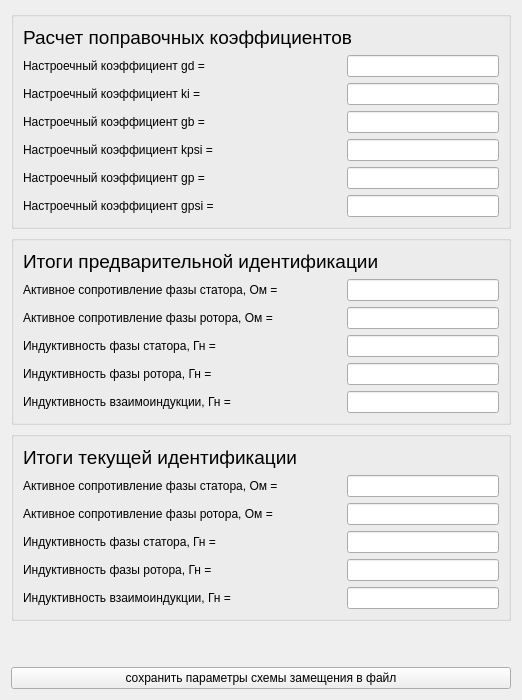
      <widget class="QWidget" name="page_3">
       <layout class="QVBoxLayout" name="verticalLayout">
        <item>
         <widget class="QGroupBox" name="groupBox">
          <property name="sizePolicy">
           <sizepolicy hsizetype="Preferred" vsizetype="Fixed">
            <horstretch>0</horstretch>
            <verstretch>0</verstretch>
           </sizepolicy>
          </property>
          <property name="minimumSize">
           <size>
            <width>0</width>
            <height>0</height>
           </size>
          </property>
          <property name="title">
           <string/>
          </property>
          <layout class="QGridLayout" name="gridLayout_5">
           <item row="4" column="0">
            <widget class="QLabel" name="label_19">
             <property name="text">
              <string>Настроечный коэффициент kpsi =</string>
             </property>
            </widget>
           </item>
           <item row="5" column="0">
            <widget class="QLabel" name="label_17">
             <property name="text">
              <string>Настроечный коэффициент gp =</string>
             </property>
            </widget>
           </item>
           <item row="1" column="1">
            <widget class="QLineEdit" name="lineEdit_13">
             <property name="enabled">
              <bool>true</bool>
             </property>
             <property name="sizePolicy">
              <sizepolicy hsizetype="Fixed" vsizetype="Fixed">
               <horstretch>0</horstretch>
               <verstretch>0</verstretch>
              </sizepolicy>
             </property>
             <property name="minimumSize">
              <size>
               <width>152</width>
               <height>0</height>
              </size>
             </property>
             <property name="maximumSize">
              <size>
               <width>16777215</width>
               <height>16777215</height>
              </size>
             </property>
            </widget>
           </item>
           <item row="0" column="0" colspan="2">
            <widget class="QLabel" name="label_3">
             <property name="sizePolicy">
              <sizepolicy hsizetype="Preferred" vsizetype="Fixed">
               <horstretch>0</horstretch>
               <verstretch>0</verstretch>
              </sizepolicy>
             </property>
             <property name="text">
              <string>&lt;html&gt;&lt;head/&gt;&lt;body&gt;&lt;p&gt;&lt;span style=&quot; font-size:14pt;&quot;&gt;Расчет поправочных коэффициентов&lt;/span&gt;&lt;/p&gt;&lt;/body&gt;&lt;/html&gt;</string>
             </property>
            </widget>
           </item>
           <item row="3" column="1">
            <widget class="QLineEdit" name="lineEdit_14">
             <property name="sizePolicy">
              <sizepolicy hsizetype="Fixed" vsizetype="Fixed">
               <horstretch>0</horstretch>
               <verstretch>0</verstretch>
              </sizepolicy>
             </property>
             <property name="minimumSize">
              <size>
               <width>152</width>
               <height>0</height>
              </size>
             </property>
             <property name="maximumSize">
              <size>
               <width>16777215</width>
               <height>16777215</height>
              </size>
             </property>
            </widget>
           </item>
           <item row="2" column="0">
            <widget class="QLabel" name="label_18">
             <property name="text">
              <string>Настроечный коэффициент ki =</string>
             </property>
            </widget>
           </item>
           <item row="5" column="1">
            <widget class="QLineEdit" name="lineEdit_15">
             <property name="sizePolicy">
              <sizepolicy hsizetype="Fixed" vsizetype="Fixed">
               <horstretch>0</horstretch>
               <verstretch>0</verstretch>
              </sizepolicy>
             </property>
             <property name="minimumSize">
              <size>
               <width>152</width>
               <height>0</height>
              </size>
             </property>
             <property name="maximumSize">
              <size>
               <width>16777215</width>
               <height>16777215</height>
              </size>
             </property>
            </widget>
           </item>
           <item row="6" column="0">
            <widget class="QLabel" name="label_21">
             <property name="text">
              <string>Настроечный коэффициент gpsi =</string>
             </property>
            </widget>
           </item>
           <item row="6" column="1">
            <widget class="QLineEdit" name="lineEdit_18">
             <property name="sizePolicy">
              <sizepolicy hsizetype="Fixed" vsizetype="Fixed">
               <horstretch>0</horstretch>
               <verstretch>0</verstretch>
              </sizepolicy>
             </property>
             <property name="minimumSize">
              <size>
               <width>152</width>
               <height>0</height>
              </size>
             </property>
             <property name="maximumSize">
              <size>
               <width>16777215</width>
               <height>16777215</height>
              </size>
             </property>
            </widget>
           </item>
           <item row="3" column="0">
            <widget class="QLabel" name="label_20">
             <property name="text">
              <string>Настроечный коэффициент gb =</string>
             </property>
            </widget>
           </item>
           <item row="4" column="1">
            <widget class="QLineEdit" name="lineEdit_17">
             <property name="sizePolicy">
              <sizepolicy hsizetype="Fixed" vsizetype="Fixed">
               <horstretch>0</horstretch>
               <verstretch>0</verstretch>
              </sizepolicy>
             </property>
             <property name="minimumSize">
              <size>
               <width>152</width>
               <height>0</height>
              </size>
             </property>
             <property name="maximumSize">
              <size>
               <width>16777215</width>
               <height>16777215</height>
              </size>
             </property>
            </widget>
           </item>
           <item row="2" column="1">
            <widget class="QLineEdit" name="lineEdit_16">
             <property name="sizePolicy">
              <sizepolicy hsizetype="Fixed" vsizetype="Fixed">
               <horstretch>0</horstretch>
               <verstretch>0</verstretch>
              </sizepolicy>
             </property>
             <property name="minimumSize">
              <size>
               <width>152</width>
               <height>0</height>
              </size>
             </property>
             <property name="maximumSize">
              <size>
               <width>16777215</width>
               <height>16777215</height>
              </size>
             </property>
            </widget>
           </item>
           <item row="1" column="0">
            <widget class="QLabel" name="label_16">
             <property name="sizePolicy">
              <sizepolicy hsizetype="Preferred" vsizetype="Preferred">
               <horstretch>0</horstretch>
               <verstretch>0</verstretch>
              </sizepolicy>
             </property>
             <property name="minimumSize">
              <size>
               <width>0</width>
               <height>0</height>
              </size>
             </property>
             <property name="maximumSize">
              <size>
               <width>16777215</width>
               <height>16777215</height>
              </size>
             </property>
             <property name="text">
              <string>Настроечный коэффициент gd =</string>
             </property>
            </widget>
           </item>
          </layout>
         </widget>
        </item>
        <item>
         <widget class="QGroupBox" name="groupBox_2">
          <property name="enabled">
           <bool>true</bool>
          </property>
          <property name="sizePolicy">
           <sizepolicy hsizetype="Fixed" vsizetype="Fixed">
            <horstretch>0</horstretch>
            <verstretch>0</verstretch>
           </sizepolicy>
          </property>
          <property name="minimumSize">
           <size>
            <width>500</width>
            <height>0</height>
           </size>
          </property>
          <property name="maximumSize">
           <size>
            <width>550</width>
            <height>16777215</height>
           </size>
          </property>
          <property name="title">
           <string/>
          </property>
          <layout class="QGridLayout" name="gridLayout_9">
           <item row="4" column="0">
            <widget class="QLabel" name="label_13">
             <property name="text">
              <string>Индуктивность фазы ротора, Гн =</string>
             </property>
            </widget>
           </item>
           <item row="2" column="0">
            <widget class="QLabel" name="label_11">
             <property name="text">
              <string>Активное сопротивление фазы ротора, Ом =</string>
             </property>
            </widget>
           </item>
           <item row="1" column="1">
            <widget class="QLineEdit" name="lineEdit_12">
             <property name="enabled">
              <bool>true</bool>
             </property>
             <property name="sizePolicy">
              <sizepolicy hsizetype="Fixed" vsizetype="Fixed">
               <horstretch>0</horstretch>
               <verstretch>0</verstretch>
              </sizepolicy>
             </property>
             <property name="minimumSize">
              <size>
               <width>152</width>
               <height>0</height>
              </size>
             </property>
             <property name="maximumSize">
              <size>
               <width>16777215</width>
               <height>16777215</height>
              </size>
             </property>
            </widget>
           </item>
           <item row="1" column="0">
            <widget class="QLabel" name="label_10">
             <property name="layoutDirection">
              <enum>Qt::LayoutDirection::LeftToRight</enum>
             </property>
             <property name="text">
              <string>Активное сопротивление фазы статора, Ом =</string>
             </property>
            </widget>
           </item>
           <item row="4" column="1">
            <widget class="QLineEdit" name="lineEdit_9">
             <property name="sizePolicy">
              <sizepolicy hsizetype="Fixed" vsizetype="Fixed">
               <horstretch>0</horstretch>
               <verstretch>0</verstretch>
              </sizepolicy>
             </property>
             <property name="minimumSize">
              <size>
               <width>152</width>
               <height>0</height>
              </size>
             </property>
             <property name="maximumSize">
              <size>
               <width>16777215</width>
               <height>16777215</height>
              </size>
             </property>
            </widget>
           </item>
           <item row="3" column="0">
            <widget class="QLabel" name="label_12">
             <property name="text">
              <string>Индуктивность фазы статора, Гн =</string>
             </property>
            </widget>
           </item>
           <item row="6" column="1">
            <widget class="QLineEdit" name="lineEdit_8">
             <property name="sizePolicy">
              <sizepolicy hsizetype="Fixed" vsizetype="Fixed">
               <horstretch>0</horstretch>
               <verstretch>0</verstretch>
              </sizepolicy>
             </property>
             <property name="minimumSize">
              <size>
               <width>152</width>
               <height>0</height>
              </size>
             </property>
             <property name="maximumSize">
              <size>
               <width>16777215</width>
               <height>16777215</height>
              </size>
             </property>
            </widget>
           </item>
           <item row="3" column="1">
            <widget class="QLineEdit" name="lineEdit_10">
             <property name="sizePolicy">
              <sizepolicy hsizetype="Fixed" vsizetype="Fixed">
               <horstretch>0</horstretch>
               <verstretch>0</verstretch>
              </sizepolicy>
             </property>
             <property name="minimumSize">
              <size>
               <width>152</width>
               <height>0</height>
              </size>
             </property>
             <property name="maximumSize">
              <size>
               <width>16777215</width>
               <height>16777215</height>
              </size>
             </property>
            </widget>
           </item>
           <item row="2" column="1">
            <widget class="QLineEdit" name="lineEdit_11">
             <property name="sizePolicy">
              <sizepolicy hsizetype="Fixed" vsizetype="Fixed">
               <horstretch>0</horstretch>
               <verstretch>0</verstretch>
              </sizepolicy>
             </property>
             <property name="minimumSize">
              <size>
               <width>152</width>
               <height>0</height>
              </size>
             </property>
             <property name="maximumSize">
              <size>
               <width>16777215</width>
               <height>16777215</height>
              </size>
             </property>
            </widget>
           </item>
           <item row="6" column="0">
            <widget class="QLabel" name="label_14">
             <property name="text">
              <string>Индуктивность взаимоиндукции, Гн =</string>
             </property>
            </widget>
           </item>
           <item row="0" column="0" colspan="2">
            <widget class="QLabel" name="label_15">
             <property name="sizePolicy">
              <sizepolicy hsizetype="Preferred" vsizetype="Fixed">
               <horstretch>0</horstretch>
               <verstretch>0</verstretch>
              </sizepolicy>
             </property>
             <property name="text">
              <string>&lt;html&gt;&lt;head/&gt;&lt;body&gt;&lt;p&gt;&lt;span style=&quot; font-size:14pt;&quot;&gt;Итоги предварительной идентификации&lt;/span&gt;&lt;/p&gt;&lt;/body&gt;&lt;/html&gt;</string>
             </property>
            </widget>
           </item>
          </layout>
         </widget>
        </item>
        <item>
         <widget class="QGroupBox" name="groupBox_3">
          <property name="sizePolicy">
           <sizepolicy hsizetype="Fixed" vsizetype="Fixed">
            <horstretch>0</horstretch>
            <verstretch>0</verstretch>
           </sizepolicy>
          </property>
          <property name="minimumSize">
           <size>
            <width>500</width>
            <height>0</height>
           </size>
          </property>
          <property name="maximumSize">
           <size>
            <width>550</width>
            <height>16777215</height>
           </size>
          </property>
          <layout class="QGridLayout" name="gridLayout_32">
           <item row="3" column="2">
            <widget class="QLineEdit" name="lineEdit_5">
             <property name="sizePolicy">
              <sizepolicy hsizetype="Fixed" vsizetype="Fixed">
               <horstretch>0</horstretch>
               <verstretch>0</verstretch>
              </sizepolicy>
             </property>
             <property name="minimumSize">
              <size>
               <width>152</width>
               <height>0</height>
              </size>
             </property>
            </widget>
           </item>
           <item row="0" column="1">
            <widget class="QLabel" name="label_41">
             <property name="sizePolicy">
              <sizepolicy hsizetype="Preferred" vsizetype="Fixed">
               <horstretch>0</horstretch>
               <verstretch>0</verstretch>
              </sizepolicy>
             </property>
             <property name="text">
              <string>&lt;html&gt;&lt;head/&gt;&lt;body&gt;&lt;p&gt;&lt;span style=&quot; font-size:14pt;&quot;&gt;Итоги текущей идентификации&lt;/span&gt;&lt;/p&gt;&lt;/body&gt;&lt;/html&gt;</string>
             </property>
            </widget>
           </item>
           <item row="4" column="1">
            <widget class="QLabel" name="label_45">
             <property name="text">
              <string>Индуктивность фазы ротора, Гн =</string>
             </property>
            </widget>
           </item>
           <item row="3" column="1">
            <widget class="QLabel" name="label_44">
             <property name="text">
              <string>Индуктивность фазы статора, Гн =</string>
             </property>
            </widget>
           </item>
           <item row="4" column="2">
            <widget class="QLineEdit" name="lineEdit_6">
             <property name="sizePolicy">
              <sizepolicy hsizetype="Fixed" vsizetype="Fixed">
               <horstretch>0</horstretch>
               <verstretch>0</verstretch>
              </sizepolicy>
             </property>
             <property name="minimumSize">
              <size>
               <width>152</width>
               <height>0</height>
              </size>
             </property>
            </widget>
           </item>
           <item row="2" column="1">
            <widget class="QLabel" name="label_43">
             <property name="text">
              <string>Активное сопротивление фазы ротора, Ом =</string>
             </property>
            </widget>
           </item>
           <item row="2" column="2">
            <widget class="QLineEdit" name="lineEdit_4">
             <property name="sizePolicy">
              <sizepolicy hsizetype="Fixed" vsizetype="Fixed">
               <horstretch>0</horstretch>
               <verstretch>0</verstretch>
              </sizepolicy>
             </property>
             <property name="minimumSize">
              <size>
               <width>152</width>
               <height>0</height>
              </size>
             </property>
            </widget>
           </item>
           <item row="1" column="1">
            <widget class="QLabel" name="label_42">
             <property name="text">
              <string>Активное сопротивление фазы статора, Ом =</string>
             </property>
            </widget>
           </item>
           <item row="1" column="2">
            <widget class="QLineEdit" name="lineEdit_3">
             <property name="sizePolicy">
              <sizepolicy hsizetype="Fixed" vsizetype="Fixed">
               <horstretch>0</horstretch>
               <verstretch>0</verstretch>
              </sizepolicy>
             </property>
             <property name="minimumSize">
              <size>
               <width>152</width>
               <height>0</height>
              </size>
             </property>
            </widget>
           </item>
           <item row="5" column="1">
            <widget class="QLabel" name="label_48">
             <property name="text">
              <string>Индуктивность взаимоиндукции, Гн =</string>
             </property>
            </widget>
           </item>
           <item row="5" column="2">
            <widget class="QLineEdit" name="lineEdit_24">
             <property name="sizePolicy">
              <sizepolicy hsizetype="Fixed" vsizetype="Fixed">
               <horstretch>0</horstretch>
               <verstretch>0</verstretch>
              </sizepolicy>
             </property>
             <property name="minimumSize">
              <size>
               <width>152</width>
               <height>0</height>
              </size>
             </property>
            </widget>
           </item>
          </layout>
         </widget>
        </item>
        <item>
         <spacer name="verticalSpacer">
          <property name="orientation">
           <enum>Qt::Orientation::Vertical</enum>
          </property>
          <property name="sizeHint" stdset="0">
           <size>
            <width>20</width>
            <height>40</height>
           </size>
          </property>
         </spacer>
        </item>
        <item>
         <widget class="QPushButton" name="save_identf_in_file">
          <property name="text">
           <string>сохранить параметры схемы замещения в файл</string>
          </property>
         </widget>
        </item>
       </layout>
      </widget>
